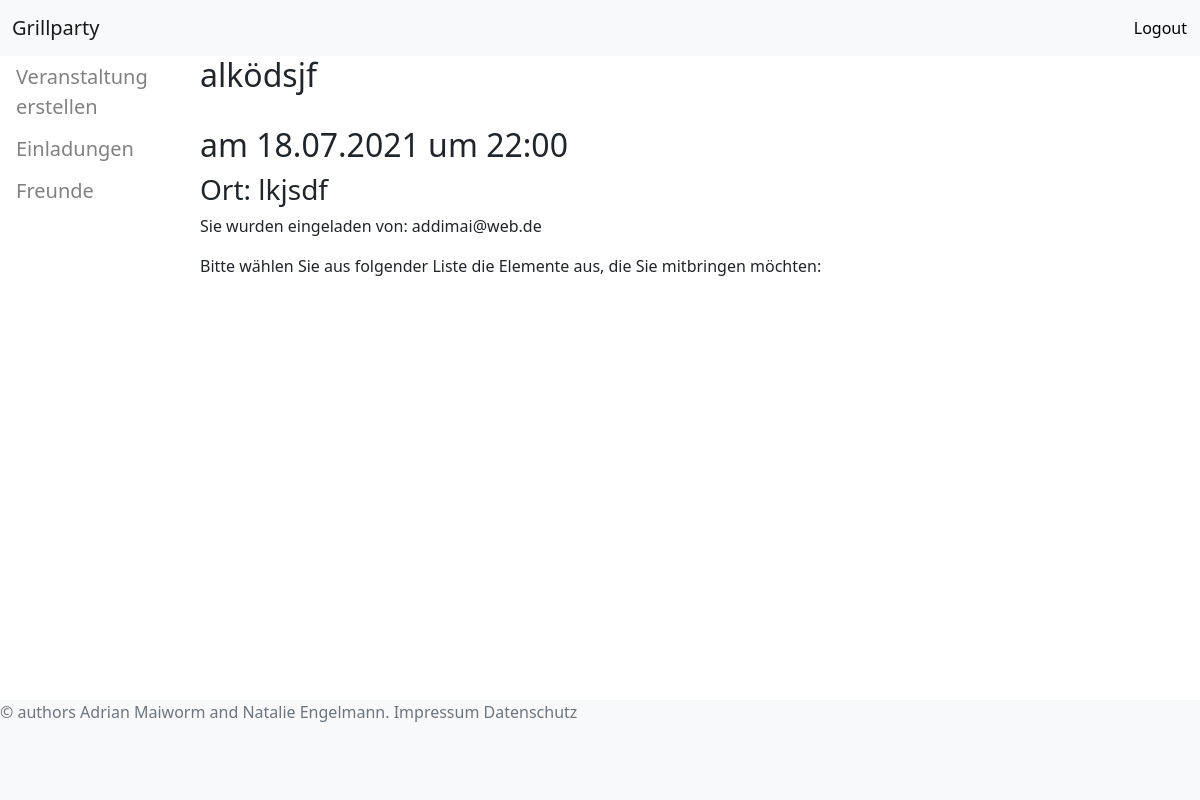
Screenshot of /accept/2 (signed in) with the database file from the repository.
### tables this page shows
CREATE TABLE parties (
				id INTEGER NOT NULL PRIMARY KEY AUTOINCREMENT,
				title TEXT NOT NULL,
				date TEXT NOT NULL,
				time TEXT NOT NULL,
				address TEXT NOT NULL,
				owner TEXT NOT NULL,
				FOREIGN KEY (owner) REFERENCES users(mailaddress));

### main.py (the view)
@app.route("/accept/<pid>", methods=['POST', 'GET'])
def accept(pid):
    session._get_current_object.__name__
    script_accept = """
    UPDATE participants
    SET accepted = 1
    WHERE party_id = ? AND participant_mail = ?;
    """
    print("accepted1")
    print(pid, session["user"])
    cur.execute(script_accept, [pid, session["user"]])
    conn.commit()
    print(pid)
    party = view_party(conn, cur, pid) #Tupel mit den Party Attributen
    print(party)
    items = select_itemlist(conn, cur, pid) #Liste aller Items als Tupel bestehend aus item und brought_by
    print(items)
    return render_template('anzeigen.html', items = items, party = party)

### db_connection.py (called while the page is built)
def view_party(conn, cur, party):
	script = """
	SELECT *
	FROM parties
	WHERE id = ?;
	"""
	parameters = [party]
	cur.execute(script, parameters)
	results = cur.fetchone()
	results = list(results)
	results[2] = readable_date_time(results[2], "date")
	results[3] = readable_date_time(results[3], "time")
	return results

def select_itemlist(conn, cur, party):
	script = """
	SELECT party_id, item, brought_by, users.name
	FROM itemlist
	INNER JOIN users ON itemlist.brought_by = users.name
	WHERE party_id = ?;
	"""
	parameters = [party]
	cur.execute(script, parameters)
	results = cur.fetchall()
	return results

def readable_date_time(input, type):
	if type == "date":
		datetimeobject = datetime.strptime(input, '%Y-%m-%d')
		return datetimeobject.strftime("%d.%m.%Y")
	elif type == "time":
		datetimeobject = datetime.strptime(input, '%H:%M:%S')
		return datetimeobject.strftime("%H:%M")
	else:
		print("wrong type")

### templates/anzeigen.html (shortened to what this page needs)
{% extends "dashboard.html" %}
{% block overview%}
<div class="container-1">
    <div class = "Partyinfo">
    <h2>{{ party[1] }}</h2><br>
    <h2>am {{ party[2] }} um {{ party[3] }}</h2>
    <h3> Ort: {{ party[4]}} </h3>
    <p>Sie wurden eingeladen von: {{party[5]}}</p>
    </div>
<p>Bitte wählen Sie aus folgender Liste die Elemente aus, die Sie mitbringen möchten:</p>
</div>
{% endblock %}

### static/css/dashboard.css (style rules this page uses)
.container-1 { margin-left: 200px; }

### rows the page displays
parties: title "alködsjf", date "18.07.2021", time "22:00", address "lkjsdf", owner "addimai@web.de"
